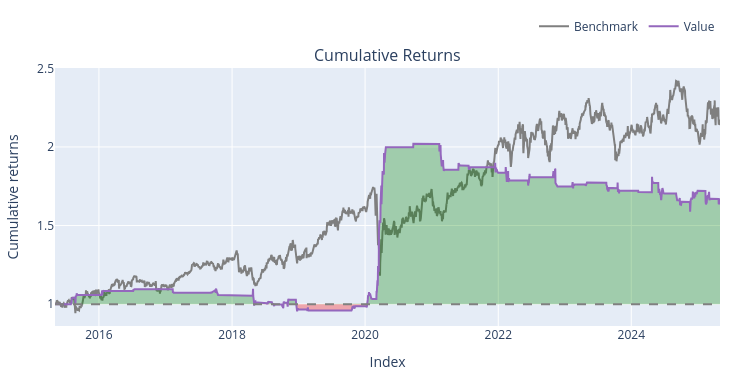

The notebook cell saved with this chart:
### Markdown cell above
### Coke vs Pepsi

### Code cell
pairs = ["KO", "PEP"]
df3 = yf.download(pairs, start="2015-05-05", end="2025-05-05", progress=False)

try:
  stock_a = df3["Close"]["KO"]
  stock_b = df3["Close"]["PEP"]
except (KeyError, TypeError):
  stock_a = df3.xs("Close", level=0, axis=1)["KO"]
  stock_b = df3.xs("Close", level=0, axis=1)["PEP"]

price_data = pd.DataFrame({"KO": stock_a, "PEP": stock_b}).dropna()
s_a = price_data["KO"]
s_b = price_data["PEP"]


delta = 1e-3
trans_cov = delta / (1 - delta) * np.eye(2)
obs_mat = np.vstack([s_b.values, np.ones(len(s_b))]).T[:, np.newaxis, :]

kf = KalmanFilter(
    n_dim_obs=1,
    n_dim_state=2,
    initial_state_mean=[0, 0],
    initial_state_covariance=np.ones((2, 2)),
    transition_matrices=np.eye(2),
    observation_matrices=obs_mat,
    observation_covariance=1.0,
    transition_covariance=trans_cov,
)

state_means, _ = kf.filter(s_a.values)
beta = state_means[:, 0]
alpha = state_means[:, 1]


spread = s_a - (beta * s_b + alpha)
spread_series = pd.Series(spread, index=s_a.index)

window = 60  
rolling_mean = spread_series.rolling(window=window).mean()
rolling_std = spread_series.rolling(window=window).std()
zscore = (spread_series - rolling_mean) / rolling_std

entry_threshold = 2.5
stop_loss_threshold = 4.0


long_spread = zscore < -entry_threshold
short_spread = zscore > entry_threshold
exit_cond = (zscore.abs() <= 0.2) | (zscore.abs() >= stop_loss_threshold)

entries = pd.DataFrame({"KO": long_spread, "PEP": short_spread}, index=s_a.index)

short_entries = pd.DataFrame(
    {"KO": short_spread, "PEP": long_spread}, index=s_a.index
)

exits = pd.DataFrame({"KO": exit_cond, "PEP": exit_cond}, index=s_a.index)

short_exits = pd.DataFrame({"KO": exit_cond, "PEP": exit_cond}, index=s_a.index)


backtest = vbt.Portfolio.from_signals(
    close=price_data,
    entries=entries,
    exits=exits,
    short_entries=short_entries,
    short_exits=short_exits,
    init_cash=10000.0,
    fees=0.0002, 
    cash_sharing=True,
    group_by=True,
    freq="1D",
)

print(backtest.stats())
backtest.plot().show()

### Figure 1 — Plotly figure (JSON) as saved in the notebook; plotly's stock layout.template omitted (floating-point values rounded to 4 significant figures; data arrays with more than 128 entries replaced by an {"elided": "..."} marker saying what was removed)
{"data": [{"legendgroup": "0", "line": {"color": "#7f7f7f"}, "name": "Benchmark", "showlegend": true, "type": "scatter", "uid": "9b7d7b4e-2c21-4329-b9e1-f8f5b0c50697", "x": {"elided": "2515 str values"}, "xaxis": "x", "y": {"elided": "2515 float values"}, "yaxis": "y"}, {"hoverinfo": "skip", "legendgroup": "1", "line": {"color": "rgba(0, 0, 0, 0)", "width": 0}, "opacity": 0, "showlegend": false, "type": "scatter", "uid": "c1009ef7-0f4d-4678-981c-ef238cc4791d", "x": {"elided": "2515 str values"}, "xaxis": "x", "y": {"elided": "2515 int values"}, "yaxis": "y"}, {"connectgaps": false, "fill": "tonexty", "fillcolor": "rgba(0, 128, 0, 0.3)", "hoverinfo": "skip", "legendgroup": "1", "line": {"color": "rgba(0, 0, 0, 0)", "width": 0}, "opacity": 0, "showlegend": false, "type": "scatter", "uid": "c9435e14-0650-45ed-b01a-9865aa3b626c", "x": {"elided": "2515 str values"}, "xaxis": "x", "y": {"elided": "2515 float values"}, "yaxis": "y"}, {"hoverinfo": "skip", "legendgroup": "1", "line": {"color": "rgba(0, 0, 0, 0)", "width": 0}, "opacity": 0, "showlegend": false, "type": "scatter", "uid": "3b8a30cf-8871-4446-8da9-bbd6f532cdfd", "x": {"elided": "2515 str values"}, "xaxis": "x", "y": {"elided": "2515 int values"}, "yaxis": "y"}, {"connectgaps": false, "fill": "tonexty", "fillcolor": "rgba(255, 0, 0, 0.3)", "hoverinfo": "skip", "legendgroup": "1", "line": {"color": "rgba(0, 0, 0, 0)", "width": 0}, "opacity": 0, "showlegend": false, "type": "scatter", "uid": "cbd598f6-299a-4f92-922b-3f08cf366279", "x": {"elided": "2515 str values"}, "xaxis": "x", "y": {"elided": "2515 float values"}, "yaxis": "y"}, {"legendgroup": "2", "line": {"color": "#9467bd"}, "name": "Value", "showlegend": true, "type": "scatter", "uid": "7eb7d716-e3bb-43de-86cb-a1809bb45c0b", "x": {"elided": "2515 str values"}, "xaxis": "x", "y": {"elided": "2515 float values"}, "yaxis": "y"}, {"hoverinfo": "skip", "legendgroup": "1", "line": {"color": "rgba(0, 0, 0, 0)", "width": 0}, "opacity": 0, "showlegend": false, "type": "scatter", "uid": "a14b0b23-25d6-434e-b7ba-b317984c714b", "x": {"elided": "2515 str values"}, "xaxis": "x", "y": {"elided": "2515 int values"}, "yaxis": "y"}], "layout": {"annotations": [{"font": {"size": 16}, "showarrow": false, "text": "Cumulative Returns", "x": 0.5, "xanchor": "center", "xref": "paper", "y": 1, "yanchor": "bottom", "yref": "paper"}], "height": 380, "legend": {"orientation": "h", "traceorder": "normal", "x": 1, "xanchor": "right", "y": 1.105, "yanchor": "bottom"}, "margin": {"b": 30, "l": 30, "r": 30, "t": 30}, "shapes": [{"line": {"color": "gray", "dash": "dash"}, "type": "line", "x0": 0, "x1": 1, "xref": "paper", "y0": 1, "y1": 1, "yref": "y"}], "showlegend": true, "width": 750, "xaxis": {"anchor": "y", "domain": [0, 1], "title": {"text": "Index"}}, "yaxis": {"anchor": "x", "domain": [0, 1], "title": {"text": "Cumulative returns"}}}}
